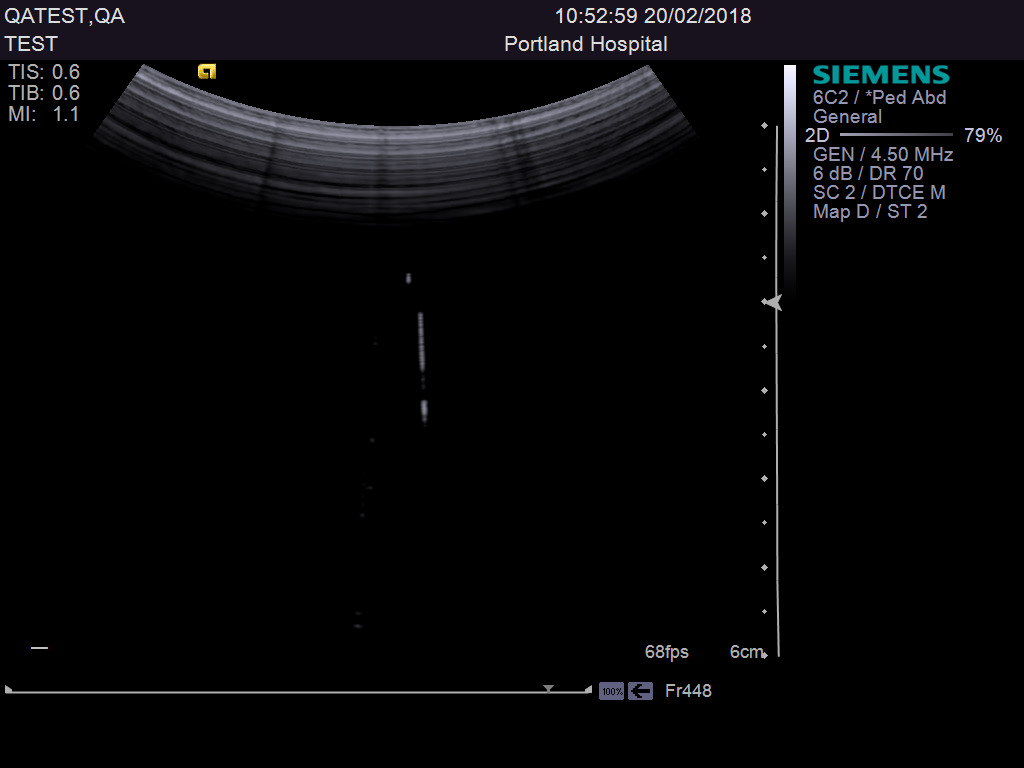
#> input picture URQC/images/20180220105300406.jpg, 1024 x 768 px
$ python UltrasoundReverbQC.py images/20180220105300406.jpg   (older library calls are emulated)
#> lines starting #> are read from the running program, lines starting #| are printed output that depends on the picture; after the words box and inside, x2 and y2 are one past the last pixel; in counts of white or black regions, pixels touching at a corner belong together
#!/usr/bin/env python3
"""
UltrasoundReverbQC.py
Calculate average grayscale pixel intensity values from ultrasound in-air reverberation patterns.

Usage:
python3 UltrasoundReverbQC.py -i INPUT [-o OUTPREFIX]

Author(s) : Nana Mensah <Nana.mensah1@nhs.net>
Created : 11 April 2018
"""
from matplotlib import pyplot as plt
import argparse
import csv
import cv2
import numpy as np
import os
import pydicom
import logging

# Configure argument parser
parser = argparse.ArgumentParser()
parser.add_argument('--version', action='version', version='{} v1.0'.format(parser.prog))
parser.add_argument('input', type=str, help='*.jpg, *.png, *.dcm files', metavar='INPUT', nargs='+')
parser.add_argument('-o', '--outprefix', type=str, help='Output file prefix')
opts, args = parser.parse_known_args()


class Contour(object):
    """OpenCV contour object for the Ultrasound reverberation pattern.

    Args:
        img(array): Binary image produced by thresholding.
    """

    def __init__(self, img):
        """Initialise class with a binary image produced by thresholding."""
        self.image = img
        self.UScontour = self.find_contour()

    @staticmethod
    def aspect_ratio(cont):
        """Calculates the aspect ration of an OpenCV contour object."""
        x, y, w, h = cv2.boundingRect(cont)
        return float(w) / h

    def find_contour(self):
        """Return the OpenCV contour object containing the ultrasound reverbation pattern.
        From all possible contours, this selection is based on the following criteria:
        - A contour area of >200,000 units.
        - The first contour with an aspect ratio between 2 and 5.
        """

        # Call OpenCV findContours to generate a list of contour objects
        im, contours, heirarchy = cv2.findContours(self.image, cv2.RETR_EXTERNAL,
                                                   cv2.CHAIN_APPROX_NONE)

        # Create a list of tuples for each contour (contour, aspect_ratio, contourArea),
        # arranged by countourArea in descending order
        cont_list = sorted([(cont, self.aspect_ratio(cont), cv2.contourArea(cont)) for cont in contours],
                           key=lambda x: x[2], reverse=True)

        # Filter sorted contour list for contours with aspect ratio < 10 (to ignore vendor headband
        # which lies ~17) and contourArea > 200000. This filter selects high-quality reverberation
        # patterns that span the majority of the image.
        large_area_bool = list(filter(lambda x: (x[1] < 10) and (x[2] > 200000), cont_list))

        # Filter sorted contour list for contours with aspect ratio to between 2 and 5. The aspect
        # ratio for reverbration patterns in test images were approximately 3.33.
        asp_ratio_bool = list(filter(lambda x: (x[1] > 2) and (x[1] < 5), cont_list))

        # Return the contour object
        if large_area_bool:
            return large_area_bool[0][0]
        else:
            return asp_ratio_bool[0][0]

    @staticmethod
    def intersect(point_dict):
        """
        Returns the point of intersection of the lines passing through a1,a2 and b1,b2.
        """
        a1, a2, b1, b2 = [point_dict[i] for i in ['top-left', 'left', 'top-right', 'right']]
        s = np.vstack([a1, a2, b1, b2])  # s for stacked
        h = np.hstack((s, np.ones((4, 1))))  # h for homogeneous
        l1 = np.cross(h[0], h[1])  # get first line
        l2 = np.cross(h[2], h[3])  # get second line
        x, y, z = np.cross(l1, l2)  # point of intersection
        if z == 0:  # if lines are parallel
            return float('inf'), float('inf')
        return int(x / z), int(y / z)

    @property
    def points(self):
        """Dict containing corner points of the contour (left, right, top-left, top-right), midpoint
        (mid) and the edge line intersect (ins).
        """

        # Initialise empty dictionary for points
        point_dict = dict()

        # Get contour array
        cnt = self.UScontour

        # Find the moments in the reverb image contour for calculating the midpoint
        M = cv2.moments(cnt)
        # Find the midpoint of the contour
        point_dict['mid'] = (int(M['m10'] / M['m00']), int(M['m01'] / M['m00']))
        # Set the left-most point of the contour (bottom-left corner of the reverb image)
        point_dict['left'] = tuple(cnt[cnt[:, :, 0].argmin()][0])
        # Find the right-most point of the contour (bottom-right corner of the reverb image)
        point_dict['right'] = tuple(cnt[cnt[:, :, 0].argmax()][0])

        # Set x-coordinate of contour midpoint
        midx = point_dict['mid'][0]
        # Filter contour points left and right of midpoint
        cnt_left = cnt[np.where(cnt[:, :, 0] < midx)]
        cnt_right = cnt[np.where(cnt[:, :, 0] > midx)]

        # Set top-left and top-right
        point_dict['top-left'] = tuple(cnt_left[cnt_left[:, 1].argmin()])
        point_dict['top-right'] = tuple(cnt_right[cnt_right[:, 1].argmin()])

        # Set intersect of edge lines
        point_dict['ins'] = self.intersect(point_dict)

        return point_dict


class USimg(object):
    """Class object for ultrasound (curved array) reverb image processing.

    Args:
        infile (str): Input file in DICOM or JPEG format.

    Attributes:
        thresh (numpy.ndarray): Binary image produced using thresholding.
        maskimg(np.ndarray) : Image with reverberation pattern isolated by segmentation.
        contour(cv2 contour object) : OpenCV contour object.
    """

    def __init__(self, infile):
        self.img = cv2.cvtColor(self.read(infile), cv2.COLOR_BGR2GRAY)
        self.thresh = self.threshold()
        cont = Contour(self.thresh)
        self.contour = cont.UScontour
        self.points = cont.points
        self.mask = self.maskimg()
        self.coords, self.data, self.avgs = self.reverb_data()

    @staticmethod
    def read(infile):
        """Return a pixel array from an input image file, including DICOM format"""
        # Raise error file input file does not exist
        if not os.path.isfile(infile):
            raise IOError('Invalid input file.')

        if infile.endswith('.dcm'):
            return pydicom.dcmread(infile).pixel_array
        else:
            return cv2.imread(infile)

    def threshold(self):
        """Return an array containing the binary input image after thresholding using Otsu's binarization."""
        # Apply Gaussian blurring to slightly increase values around pixels with high intensity
        blur = cv2.GaussianBlur(self.img, (5, 5), 0)
        # Apply histogram equalisation to spread and amplify pixel values
        equ = cv2.equalizeHist(blur)
        # Use OTSUs thresholding algorithm to find the optimum threshold value
        # Here, retVal is the optimum threshold value, or the user default if not found
        ret, th = cv2.threshold(equ, 0, 255, cv2.THRESH_BINARY + cv2.THRESH_OTSU)
        # Return binary image
        return th

    def maskimg(self):
        """Returns an array containing the original image masked to display the reverberation
        pattern selected by USimg.contour()."""
        # Create an empty numpy array with the same dimensions as the input image
        image = self.img
        mask = np.zeros(image.shape, np.uint8)
        # Obtain the contour for the reverberation pattern
        cont = self.contour
        # Apply the contour object points to the blank mask
        cv2.drawContours(mask, [cont], 0, 255, -1)
        # Expand the mask image boundary using morphological dilation, to capture rough image edges.
        kernel = np.ones((8, 8), np.uint8)
        dilate_mask = cv2.dilate(mask, kernel, iterations=2)
        # Return the mask image.
        return cv2.bitwise_and(image, image, mask=dilate_mask)

    def reverb_data(self):
        """Return a tuple containing two data structures resulting from reading the reverb image:
        us_coords : A list of radians and coordinates. All coordinates are from the line parallel to
        the contour left edge, rotated by the radians value about the edge line intersect.
        us_data : A list of radians and pixel values. All pixel values originate from us_coords.
        """

        # Set the radians value to rotate by
        RADS = 0.004

        def rotate(point, angle=(-1 * RADS), origin=self.points['ins']):
            """Rotate a point counterclockwise by a given angle (radians) around a given origin."""
            ox, oy = origin
            px, py = point
            qx = ox + np.cos(angle) * (px - ox) - np.sin(angle) * (py - oy)
            qy = oy + np.sin(angle) * (px - ox) + np.cos(angle) * (py - oy)
            return qx, qy

        def coord_filter(coords):
            """Return the pixel value for a coordinate if it falls within the image array.
            Returns None if outside of array."""
            y_max, x_max = self.img.shape
            x, y = coords
            if all([(y <= y_max), (y >= 0), (x <= x_max), (x >= 0)]):
                return self.mask[int(y), int(x)]  # Note img[y,x] slicing versus (x,y) coordinate.

        def avg(data):
            """Return the average of a list of pixel values."""
            array = np.asarray(data[1])
            return data[0], np.mean(array[np.nonzero(array)])

        def sweep(start_coords):
            """Take a list of coordinates and apply the rotate() function sequentially.
            Yield the radians value (from start) and coordinates of the points.
            """
            # TODO: range 100. add the stop protocol.
            nrads = 0
            mcords = start_coords
            while sum(filter(lambda x: x is not None, map(coord_filter, mcords))) > 0:
                nrads += RADS
                mcords = list(map(rotate, mcords))
                yield nrads, mcords

        # Get cooefficients of the left edge line equation
        zip_ledge = list(zip(self.points['left'], self.points['top-left']))
        gradient, y_int = (np.polyfit(zip_ledge[0], zip_ledge[1], 1))
        # Get list of left edge coordinates (x, int(y))
        ledge_coords = [(x, (gradient * x + y_int)) for x in range(self.img.shape[1])]

        # Rotate the list of left edge coordinates sequentially by the RADS value across the
        # reverb image. This moves the "line" of coordinates from the left edge to the right.
        # Store the radians and each coordinate in the us_coords list.
        us_coords = [[0, ledge_coords]] + [coords for coords in sweep(ledge_coords)]

        # Create list of rads and pixel values for the coordinates in us_coords. All coordinates
        # returning None with coord_filter are dropped from the list.
        us_data = [(rads, list(filter(None.__ne__, map(coord_filter, coords))))
                   for rads, coords in us_coords]

        us_avgs = list(map(avg, us_data))

        return us_coords, us_data, us_avgs

    def write(self, prefix):
        """Write out data and plots."""
        # Create output directory if it does not exist
        dirlist = ['data', 'plots']
        for i in dirlist:
            if not os.path.isdir(i):
                os.mkdir(i)

        # Add directory to output prefix


        # Write masked image
        cv2.imwrite("plots/" + prefix + "_urqc_img.png", self.mask)
        # Write reverb pixel values
        with open("data/" + prefix + "_urqc_data.csv", 'w+') as f:
            writer = csv.writer(f)
            writer.writerows(self.data)

        # Write data plot (averages)
        rads, avgs = zip(*self.avgs)
        plt.plot(rads, avgs)
        plt.savefig(("plots/" + prefix + "_urqc_plot.png"))
        plt.gcf().clear()
        # Write average raw data
        with open("data/" + prefix + "_urqc_avgs.csv", 'w') as f:
            writer = csv.writer(f)
            writer.writerows(self.avgs)


if __name__ == "__main__":

    for input in opts.input:
        # Create an instance of USimg with input
        urqc = USimg(input)
        # Set filename as outprefix for use as default
        path_no_ext = os.path.splitext(input)[0]
        outprefix = os.path.basename(path_no_ext)

        # Write out data and plots from the reverb image
        if opts.outprefix:
            urqc.write(opts.outprefix)
        else:
            urqc.write(outprefix)
#> this loop made 1 pass
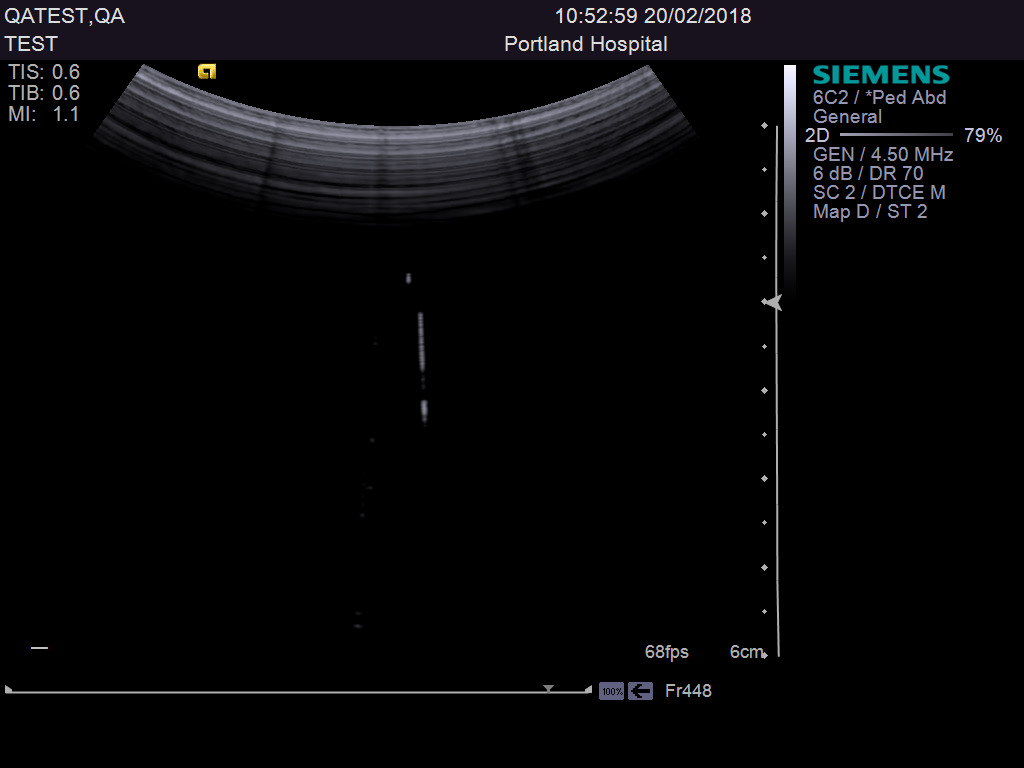
#> input picture URQC/images/20180220105300406.jpg, 1024 x 768 px
#> pass 1, in threshold, `equ = cv2.equalizeHist(blur)`:
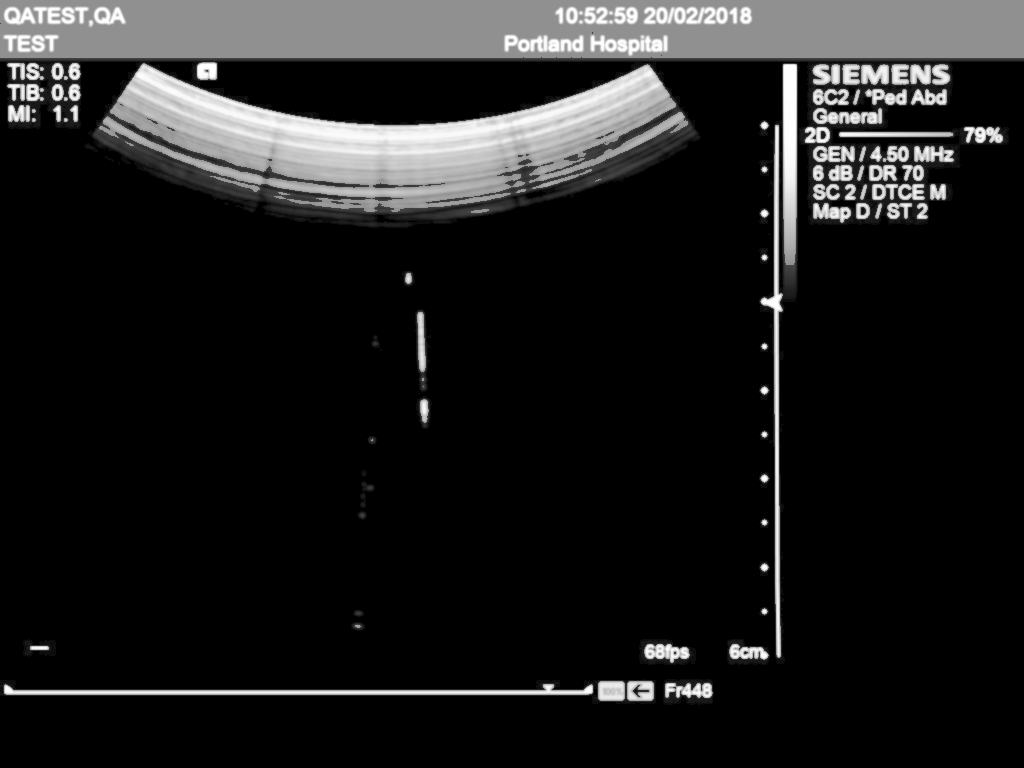
#> equ: shape (768, 1024); min 0, max 255, mean 30.3
#> pass 1, in threshold, `ret, th = cv2.threshold(equ, 0, 255, cv2.THRESH_BINARY + cv2.THRESH_OT..`:
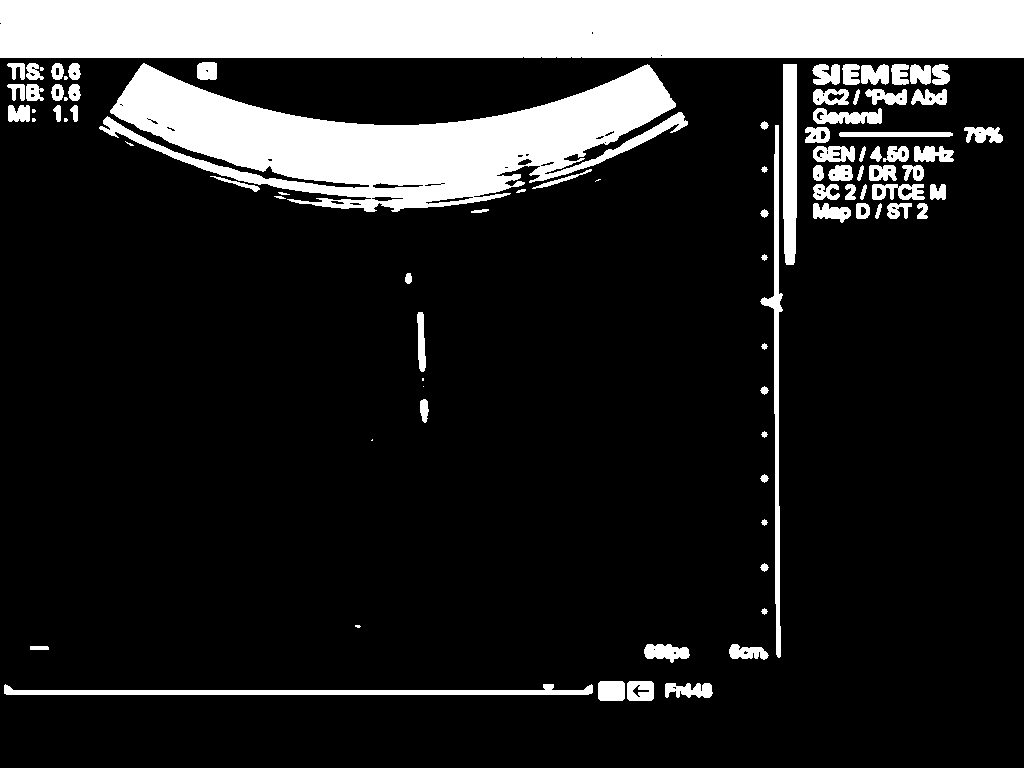
#> th: shape (768, 1024); 15.9% white; 89 white regions (12 under 20 px), largest, box (x1, y1, x2, y2) and area: (0, 0, 1024, 58) 59382, (99, 63, 688, 212) 40299, (4, 684, 593, 695) 3068
#> pass 1, in write, `plt.savefig(("plots/" + prefix + "_urqc_plot.png"))`:
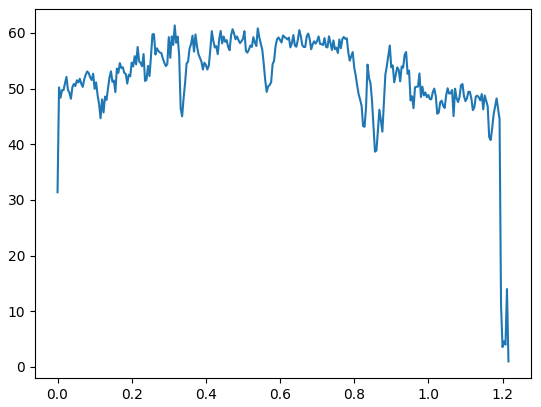
#> figure drawn by matplotlib, 1 panel
